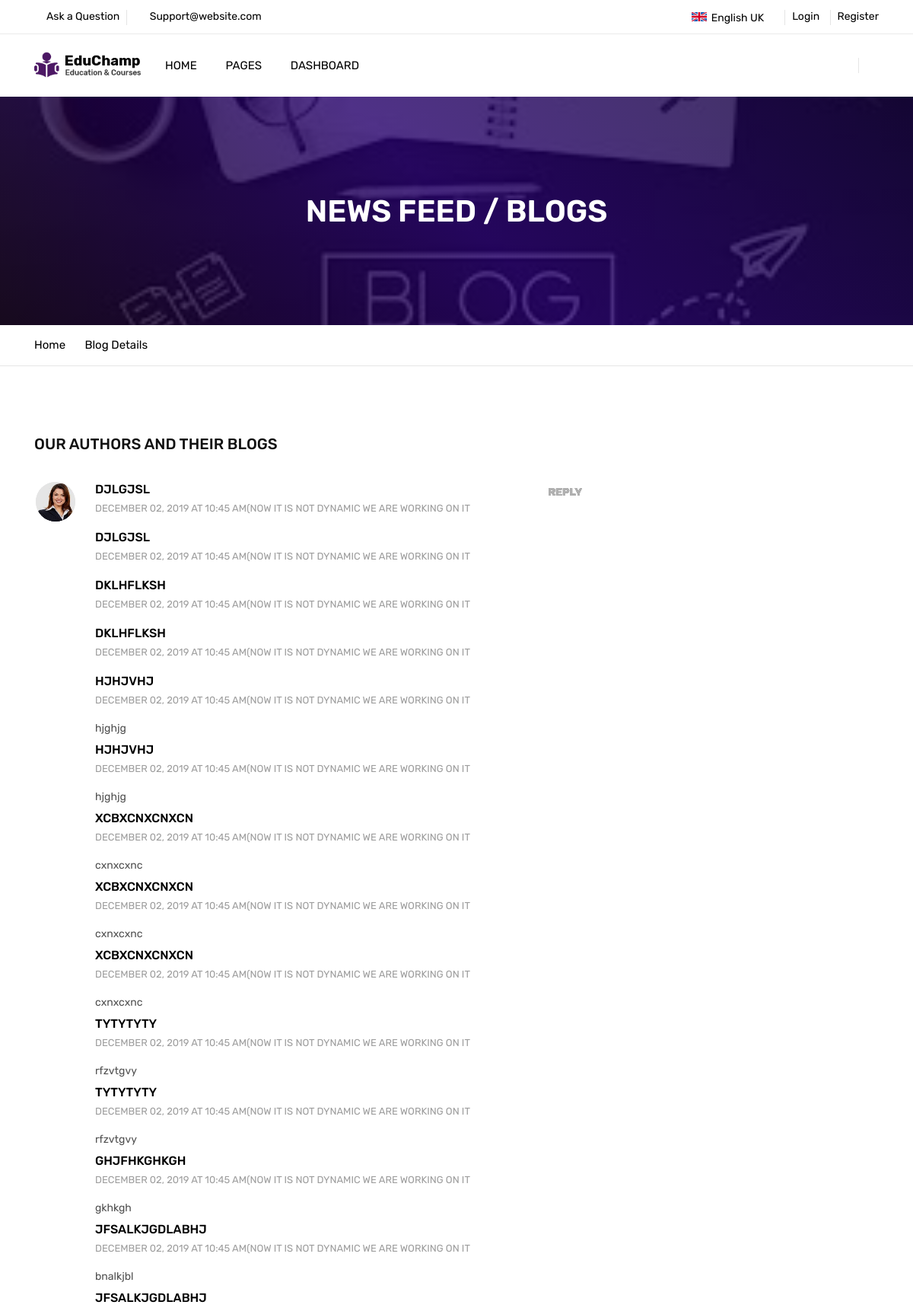
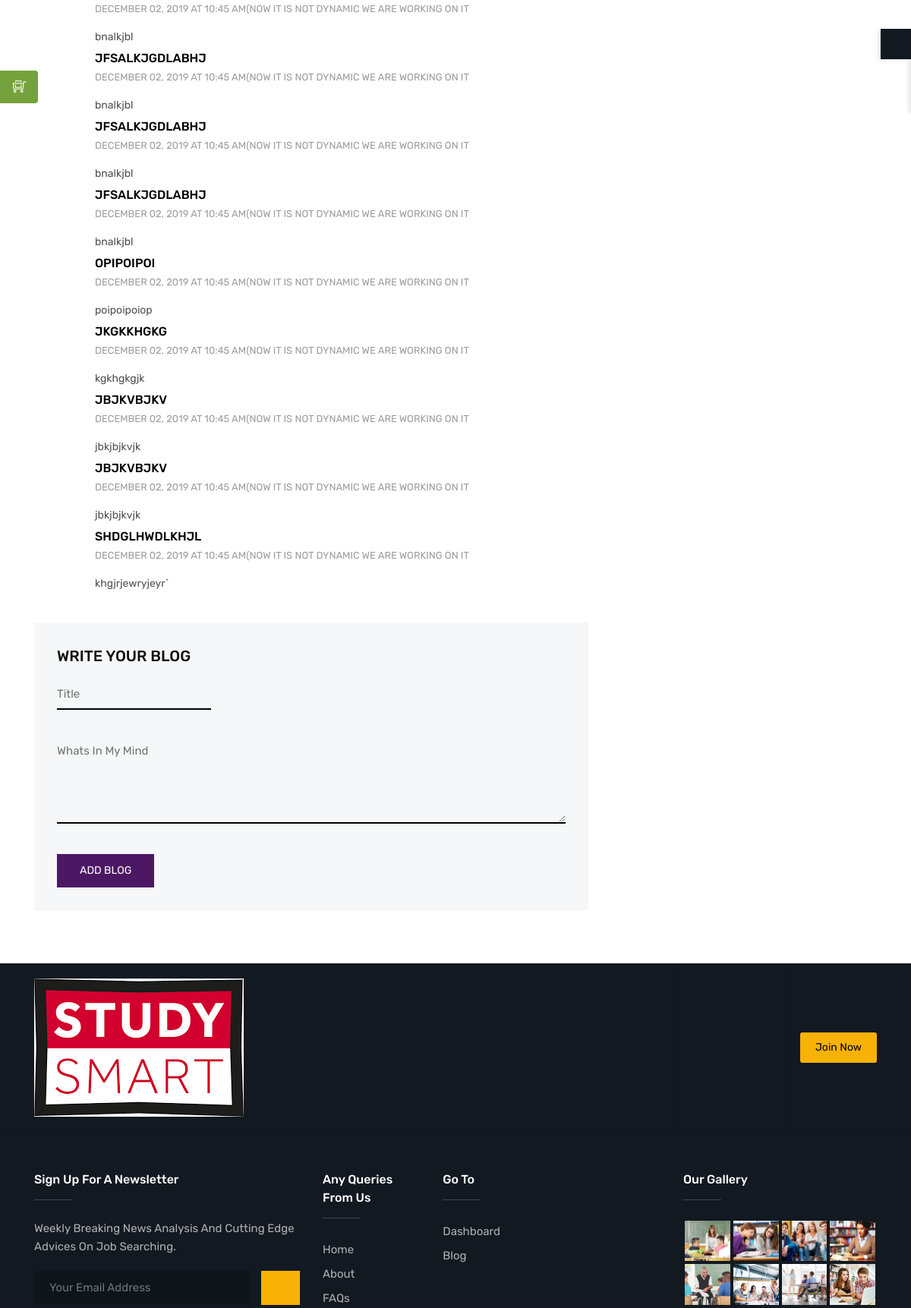
Screenshot of /blog/ (upper part) with the database file from the repository (2 pictures, top to bottom).
### core/models.py (models this page shows, shortened)
class Blog(models.Model):
    title = models.CharField(max_length=100)
    message = models.TextField(max_length=100)

### core/views.py (the view, shortened to what this page needs)
# urls.py: path('blog/',blog),
def blog(request):
    form = BlogForm()
    blog = Blog.objects.all()
    context = {
        'form': form,
        'blog': blog
    }
    return render(request, 'blog.html', context)

### core/forms.py
class BlogForm(forms.Form):
    title = forms.CharField()
    message = forms.CharField()

### templates/blog.html (shortened to what this page needs)
{% load static %}
<!DOCTYPE html>
<html lang="en">
<head>
	<link rel="stylesheet" type="text/css" href="{% static 'assets/css/assets.css' %}">
	<link rel="stylesheet" type="text/css" href="{% static 'assets/css/typography.css' %}">
	<link rel="stylesheet" type="text/css" href="{% static 'assets/css/shortcodes/shortcodes.css' %}">
	<link rel="stylesheet" type="text/css" href="{% static 'assets/css/style.css' %}">
	<link class="skin" rel="stylesheet" type="text/css" href="{% static 'assets/css/color/color-1.css' %}">
</head>
<body id="bg">
<div class="page-wraper">
    <header class="header rs-nav">
		<div class="top-bar">
			<div class="container">
				<div class="row d-flex justify-content-between">
					<div class="topbar-left">
						<ul>
							<li><a href="faq-1.html"><i class="fa fa-question-circle"></i>Ask a Question</a></li>
							<li><a href="javascript:;"><i class="fa fa-envelope-o"></i>Support@website.com</a></li>
						</ul>
					</div>
					<div class="topbar-right">
						<ul>
							<li>
								<select class="header-lang-bx">
									<option data-icon="flag flag-uk">English UK</option>
								</select>
							</li>
							<li><a href="login.html">Login</a></li>
							<li><a href="register.html">Register</a></li>
						</ul>
					</div>
				</div>
			</div>
		</div>
		<div class="sticky-header navbar-expand-lg">
            <div class="menu-bar clearfix">
                <div class="container clearfix">
					<div class="menu-logo">
						<a href="index.html"><img src="assets/images/logo.png" alt=""></a>
					</div>
                    <div class="secondary-menu">
                        <div class="secondary-inner">
                            <ul>
								<li><a href="javascript:;" class="btn-link"><i class="fa fa-facebook"></i></a></li>
								<li><a href="javascript:;" class="btn-link"><i class="fa fa-google-plus"></i></a></li>
								<li><a href="javascript:;" class="btn-link"><i class="fa fa-linkedin"></i></a></li>
								<li class="search-btn"><button id="quik-search-btn" type="button" class="btn-link"><i class="fa fa-search"></i></button></li>
							</ul>
						</div>
                    </div>
                    <div class="menu-links navbar-collapse collapse justify-content-start" id="menuDropdown">
                        <ul class="nav navbar-nav">
							<li><a href="javascript:;">Home <i class="fa fa-chevron-down"></i></a>
							</li>
							<li><a href="javascript:;">Pages <i class="fa fa-chevron-down"></i></a>
							</li>
							<li class="nav-dashboard"><a href="javascript:;">Dashboard <i class="fa fa-chevron-down"></i></a>
							</li>
						</ul>
                    </div>
                </div>
            </div>
        </div>
    </header>
    <div class="page-content bg-white">
        <div class="page-banner ovbl-dark" style="background-image:url(/static/assets/images/banner/blog.jpg);">
            <div class="container">
                <div class="page-banner-entry">
                    <h1 class="text-white">NEWS FEED / BLOGS</h1>
				</div>
            </div>
        </div>
		<div class="breadcrumb-row">
			<div class="container">
				<ul class="list-inline">
					<li><a href="index.html ">Home</a></li>
					<li>Blog Details</li>
				</ul>
			</div>
		</div>
        <div class="content-block">
			<div class="section-area section-sp1">
				<div class="container">
					<div class="row">
						<div class="col-lg-8 col-xl-8">
							<div class="recent-news blog-lg">
							<div class="clear" id="comment-list">
								<div class="comments-area" id="comments">
									<h2 class="comments-title">OUR AUTHORS AND THEIR BLOGS </h2>
									<div class="clearfix m-b20">
										<ol class="comment-list">
											<li class="comment">
												<div class="comment-body">
													{% for i in blog %}
													<div class="comment-author vcard"> <img  class="avatar photo" src="assets/images/testimonials/pic1.jpg" alt=""> <cite class="fn">{{i.title}}</cite> <span class="says">says:</span> </div>
													<div class="comment-meta"> <a href="#">December 02, 2019 at 10:45 am(now  it  is not dynamic we are working on it</a> </div>
													<p>{{ i.message }}</p>
													<div class="reply"> <a href="#" class="comment-reply-link">Reply</a> </div>
													{% endfor %}
												</div>
											</li>
												</ol>
										{% block js %}
										<div class="comment-respond" id="respond">
											<h4 class="comment-reply-title" id="reply-title">Write your blog <small> <a style="display:none;" href="#" id="cancel-comment-reply-link" rel="nofollow">Cancel reply</a> </small> </h4>
											<form method="POST" action="" class="comment-form" id="commentform">
												<p class="comment-form-author">
													<input type="text" name="title" value="{{value}}"  placeholder="title" id="{{title}}">
												</p>
												<p class="comment-form-comment">
													<textarea rows="8" name="message" value="{{value}}" placeholder="whats in my mind" id="{{message}}"></textarea>
												</p>
												<p class="form-submit">
													<input type="submit" value="add blog" class="submit" id="submit" name="submit">
												</p>
											</form>
										</div>
										{% endblock %}
									</div>
								</div>
							</div>
						</div>
					</div>
				</div>
			</div>
        </div>
    </div>
    <footer>
        <div class="footer-top">
			<div class="pt-exebar">
				<div class="container">
					<div class="d-flex align-items-stretch">
						<div class="pt-logo mr-auto">
							<a href="index.html"><img src="assets/images/smartlogo.png" alt=""/></a>
						</div>
						<div class="pt-social-link">
							<ul class="list-inline m-a0">
								<li><a href="#" class="btn-link"><i class="fa fa-facebook"></i></a></li>
								<li><a href="#" class="btn-link"><i class="fa fa-twitter"></i></a></li>
								<li><a href="#" class="btn-link"><i class="fa fa-linkedin"></i></a></li>
								<li><a href="#" class="btn-link"><i class="fa fa-google-plus"></i></a></li>
							</ul>
						</div>
						<div class="pt-btn-join">
							<a href="#" class="btn ">Join Now</a>
						</div>
					</div>
				</div>
			</div>
            <div class="container">
                <div class="row">
					<div class="col-lg-4 col-md-12 col-sm-12 footer-col-4">
                        <div class="widget">
                            <h5 class="footer-title">Sign Up For A Newsletter</h5>
							<p class="text-capitalize m-b20">Weekly Breaking news analysis and cutting edge advices on job searching.</p>
                            <div class="subscribe-form m-b20">
								<form class="subscription-form" action="assets/script/mailchamp.php" method="post">{%csrf_token%}
									<div class="input-group">
										<input name="email" required="required"  class="form-control" placeholder="Your Email Address" type="email">
										<span class="input-group-btn">
											<button name="submit" value="Submit" type="submit" class="btn"><i class="fa fa-arrow-right"></i></button>
										</span>
									</div>
								</form>
							</div>
                        </div>
                    </div>
					<div class="col-12 col-lg-5 col-md-7 col-sm-12">
						<div class="row">
							<div class="col-4 col-lg-4 col-md-4 col-sm-4">
								<div class="widget footer_widget">
									<h5 class="footer-title">any queries from us</h5>
									<ul>
										<li><a href="index.html">Home</a></li>
										<li><a href="about-1.html">About</a></li>
										<li><a href="faq-1.html">FAQs</a></li>
									</ul>
								</div>
							</div>
							<div class="col-4 col-lg-4 col-md-4 col-sm-4">
								<div class="widget footer_widget">
									<h5 class="footer-title">go to</h5>
									<ul>
										<li><a href="../admin/index.html">Dashboard</a></li>
										<li><a href="blog-classic-grid.html">Blog</a></li>
									</ul>
								</div>
							</div>
						</div>
                    </div>
					<div class="col-12 col-lg-3 col-md-5 col-sm-12 footer-col-4">
                        <div class="widget widget_gallery gallery-grid-4">
                            <h5 class="footer-title">Our Gallery</h5>
                            <ul class="magnific-image">
								<li><a href="assets/images/gallery/pic1.jpg" class="magnific-anchor"><img src="{% static 'assets/images/gallery/pic1.jpg' %}" alt=""></a></li>
								<li><a href="assets/images/gallery/pic2.jpg" class="magnific-anchor"><img src="{% static 'assets/images/gallery/pic2.jpg' %}" alt=""></a></li>
								<li><a href="assets/images/gallery/pic3.jpg" class="magnific-anchor"><img src="{% static 'assets/images/gallery/pic3.jpg' %}" alt=""></a></li>
								<li><a href="assets/images/gallery/pic4.jpg" class="magnific-anchor"><img src="{% static 'assets/images/gallery/pic4.jpg' %}" alt=""></a></li>
								<li><a href="assets/images/gallery/pic5.jpg" class="magnific-anchor"><img src="{% static 'assets/images/gallery/pic5.jpg' %}" alt=""></a></li>
								<li><a href="assets/images/gallery/pic6.jpg" class="magnific-anchor"><img src="{% static 'assets/images/gallery/pic6.jpg' %}" alt=""></a></li>
								<li><a href="assets/images/gallery/pic7.jpg" class="magnific-anchor"><img src="{% static 'assets/images/gallery/pic7.jpg' %}" alt=""></a></li>
								<li><a href="assets/images/gallery/pic8.jpg" class="magnific-anchor"><img src="{% static 'assets/images/gallery/pic8.jpg' %}" alt=""></a></li>
							</ul>
                        </div>
                    </div>
                </div>
            </div>
        </div>
    </footer>
</div>
</body>
</html>

### static_in_env/assets/css/typography.css (style rules this page uses)
body { background-color: #fff; font-family: Rubik; font-size: 16px; font-weight: 400; color:#505050; padding: 0; margin: 0; overflow-x: hidden; -webkit-font-smoothing: antialiased; font-smoothing: antialiased; -moz-osx-font-smoothing: grayscale; scroll-behavior: smooth; }
a { color: #6f6f6f; outline: 0 none; text-decoration: none; }
img { border-style: none; height: auto; max-width: 100%; vertical-align: middle; }
section, article, aside, details, figcaption, figure, footer, header, hgroup, main, menu, nav, summary { display: block; }
p, address, pre, hr, ul, ol, dl, dd, table { margin-bottom: 24px; }
p { line-height: 28px; margin-bottom: 24px; }
h1, h2, h3, h4, h5, h6 { color: #111111; font-family: rubik; margin-top:0; }
h1 { font-size: 36px; line-height: 45px; margin-bottom: 25px; font-weight: 700; }
h2 { font-size: 32px; line-height: 45px; margin-bottom: 25px; font-weight: 700; }
h4 { font-size: 22px; line-height: 28px; margin-bottom: 15px; font-weight: 500; }
h5 { font-size: 18px; line-height: 24px; margin-bottom: 10px; font-weight: 500; }
dl, ul, ol { list-style-position: outside; padding: 0; }
ul, ol { margin-bottom: 24px; }
ul li, ol li { padding: 0; }
.m-a0 { margin: 0; }
.m-b20 { margin-bottom: 20px; }
.text-white { color: #fff; }
.bg-white { background-color: #FFF; }
.text-white { color: #FFF; }
.list-inline li { display: inline-block; }

### static_in_env/assets/css/color/color-1.css (style rules this page uses)
:root { --primary: #4c1864; --sc-primary: #4d0a91; }
.bg-primary,.btn,.comments-area .comment-form p input[type="submit"],.pagination > .active > a,.pagination > .active > span,.pagination > .active > a:hover,.pagination > .active > span:hover,.pagination > .active > a:focus,.pagination > .active > span:focus,.feature-filters .active > [class*="btn"],.list-num-count > li:before,.pagination-bx.primary .pagination > li > a, .pagination-bx.primary .pagination > li > span,button.back-to-top,.rev-btn { background-color: #4c1864; }
a,.text-primary,.primary li:before,.menu-links .nav > li.active > a,.menu-links .nav > li:hover > a,.menu-links .nav > li .mega-menu > li ul a:hover,.menu-links .nav > li .sub-menu li:hover > a,footer a:active,footer a:focus,footer a:hover,footer h1 a,footer h2 a,footer h3 a,footer h4 a,footer h5 a,footer h6 a,footer p a,.testimonial-1 .testimonial-position,.acod-head a:after,.acod-head a,.acod-head a:hover,.acod-head a.collapsed:hover,.ttr-tabs .nav-tabs > li > a i,h1 a:hover,h2 a:hover,h3 a:hover,h4 a:hover,h5 a:hover,h6 a:hover,.btn.outline,.btn-link:hover { color: #4c1864; }
.footer-top,.footer-bottom { background-color: #121921; }
.ovbl-middle::after, .ovbl-light::after, .ovbl-dark::after { background: #100018; background: -moz-linear-gradient(45deg, #100018 0%, #26006c 50%, #110038 100%); background: -webkit-linear-gradient(45deg, #100018 0%,#26006c 50%,#110038 100%); background: linear-gradient(45deg, #100018 0%,#26006c 50%,#110038 100%); filter: progid:DXImageTransform.Microsoft.gradient( startColorstr='#100018', endColorstr='#110038',GradientType=1 ); }
.portfolio-bx .portfolio-info-bx,.btn.outline:hover,.course-info-list ul li a.active, .course-info-list ul li a:hover,.btn,.profile-tabnav .nav li a.active,button.back-to-top,.upcoming-event-carousel.owl-btn-1 .owl-prev, .upcoming-event-carousel.owl-btn-1 .owl-next,.courses-carousel .owl-nav .owl-next, .courses-carousel .owl-nav .owl-prev, .recent-news-carousel .owl-nav .owl-next, .recent-news-carousel .owl-nav .owl-prev, .testimonial-carousel .owl-nav .owl-next, .testimonial-carousel .owl-nav .owl-prev { background-color:#f7b205; color:#000; }

### static_in_env/assets/css/shortcodes/button.css (style rules this page uses)
.btn { -moz-user-select: none; border: 1px solid rgba(0, 0, 0, 0); border-radius: 4px; display: inline-block; font-size: 16px; font-weight: 400; line-height: 1.25; padding: 8px 16px; text-align: center; transition: all 0.2s ease-in-out 0s; vertical-align: middle; white-space: nowrap; }
.btn, .btn-secondry { color: #fff; padding: 10px 20px; display: inline-block; font-size: 14px; outline: none; cursor: pointer; outline: none; border-width: 0; border-style: solid; border-color: transparent; line-height: 1.42857; border-radius: 3px; font-weight: 400; text-align:center; font-family: rubik; }
.btn { background-color: #EFBB20; }
.btn-link { background: rgba(0, 0, 0, 0) none repeat scroll 0 0; border: 0 none; display: inline-block; font-weight: 400; color: #000; }
.btn-link i { margin-left: 10px; }

### static_in_env/assets/css/shortcodes/layout.css (style rules this page uses)
#bg { background-attachment: fixed; background-size: cover; }

### static_in_env/assets/css/shortcodes/list.css (style rules this page uses)
ul[class*="list-"] { font-family: "rubik",sans-serif; font-size:15px; }

### rows the page displays
Blog: title "DJLGJSL"
Blog: title "DJLGJSL"
Blog: title "DKLHFLKSH"
Blog: title "DKLHFLKSH"
Blog: title "HJHJVHJ", message "hjghjg"
Blog: title "HJHJVHJ", message "hjghjg"
Blog: title "XCBXCNXCNXCN", message "cxnxcxnc"
Blog: title "XCBXCNXCNXCN", message "cxnxcxnc"
Blog: title "XCBXCNXCNXCN", message "cxnxcxnc"
Blog: title "TYTYTYTY", message "rfzvtgvy"
Blog: title "TYTYTYTY", message "rfzvtgvy"
Blog: title "GHJFHKGHKGH", message "gkhkgh"
Blog: title "JFSALKJGDLABHJ", message "bnalkjbl"
Blog: title "JFSALKJGDLABHJ", message "bnalkjbl"
Blog: title "JFSALKJGDLABHJ", message "bnalkjbl"
Blog: title "JFSALKJGDLABHJ", message "bnalkjbl"
Blog: title "JFSALKJGDLABHJ", message "bnalkjbl"
Blog: title "OPIPOIPOI", message "poipoipoiop"
Blog: title "JKGKKHGKG", message "kgkhgkgjk"
Blog: title "JBJKVBJKV", message "jbkjbjkvjk"
Blog: title "JBJKVBJKV", message "jbkjbjkvjk"
Blog: title "SHDGLHWDLKHJL", message "khgjrjewryjeyr`"
